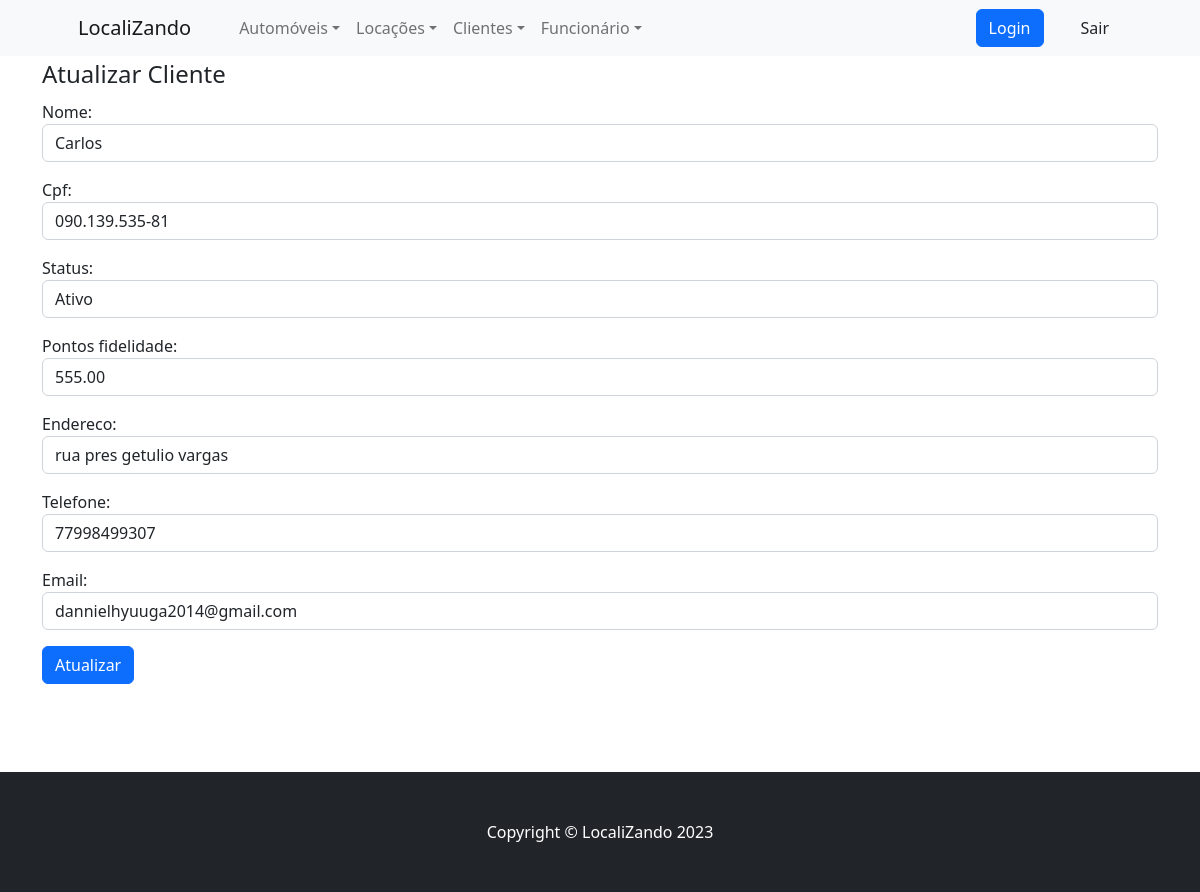
Screenshot of /cliente/atualizacliente/1/ with the database file from the repository.
### cliente/models.py (models this page shows, shortened)
class Cliente(models.Model):
    ATIVO = 'ATIVO'
    INATIVO = 'INATIVO'
    STATUS = (
        (ATIVO, 'Ativo'),
        (INATIVO, 'Inativo'),
    )
    nome = models.CharField(max_length=200)
    cpf = models.CharField(max_length=15)
    endereco = models.CharField( max_length=100, null= True)
    telefone = models.CharField(max_length=11, null=True)
    email = models.EmailField(max_length=254, null=True)
    status = models.CharField(max_length=10, choices=STATUS)
    pontos_fidelidade = models.DecimalField(max_digits=7, decimal_places=2)

### cliente/views.py (the view)
# urls.py: path('atualizacliente/<int:pk>/', atualiza_cliente, name='url_atualizacliente'),
def atualiza_cliente(request, pk):
    data = {}
    cliente = Cliente.objects.get(pk=pk)
    form = ClienteForm(request.POST or None, instance=cliente) #Passar o formulario preenchido
    if form.is_valid():
        form.save()  # Salva
        return redirect('cliente:url_cliente')  # E redireciona para a listagem
    data['form'] = form
    data['clientes'] = cliente # Enviando a transação pela URL, para ser possivel remover
    return render(request, 'atualizacliente.html', data)

### cliente/forms.py
class ClienteForm(forms.ModelForm):
    nome = forms.CharField(widget=forms.TextInput(attrs={'class': 'form-control'}))
    cpf = forms.CharField(widget=forms.TextInput(attrs={'class': 'form-control'}))
    status = forms.ChoiceField(choices = Cliente.STATUS, widget=forms.Select(attrs={'class': 'form-control'}))
    pontos_fidelidade = forms.CharField(widget=forms.NumberInput(attrs={'class': 'form-control'}))
    endereco = forms.CharField(widget=forms.TextInput(attrs={'class': 'form-control'}))
    telefone = forms.CharField(widget=forms.TextInput(attrs={'class': 'form-control'}))
    email = forms.EmailField(widget=forms.EmailInput( attrs={'class':'form-control'}))
    class Meta:
        model = Cliente
        fields = ('nome','cpf','status','pontos_fidelidade', 'endereco', 'telefone', 'email')

### cliente/templates/atualizacliente.html (shortened to what this page needs)
{% extends "base.html" %}
{% load static %}
{% block content %}
<div class="container">
		<form method="post">
		<fieldset>
	  		<legend>Atualizar Cliente</legend>
			<div class="form-group">
				{{ form.as_p}}
	  		</div>
	  		<button type="submit" class="btn btn-primary">
	  				Atualizar
			</button>
		</fieldset>
	</form>
</div>
<div class="container">
 	<br /> <br />
</div>
{% endblock %}

### rows the page displays
Cliente: nome "Carlos", cpf "090.139.535-81", status "Ativo", pontos_fidelidade "555.00", endereco "rua pres getulio vargas", telefone "77998499307", email "dannielhyuuga2014@gmail.com"
